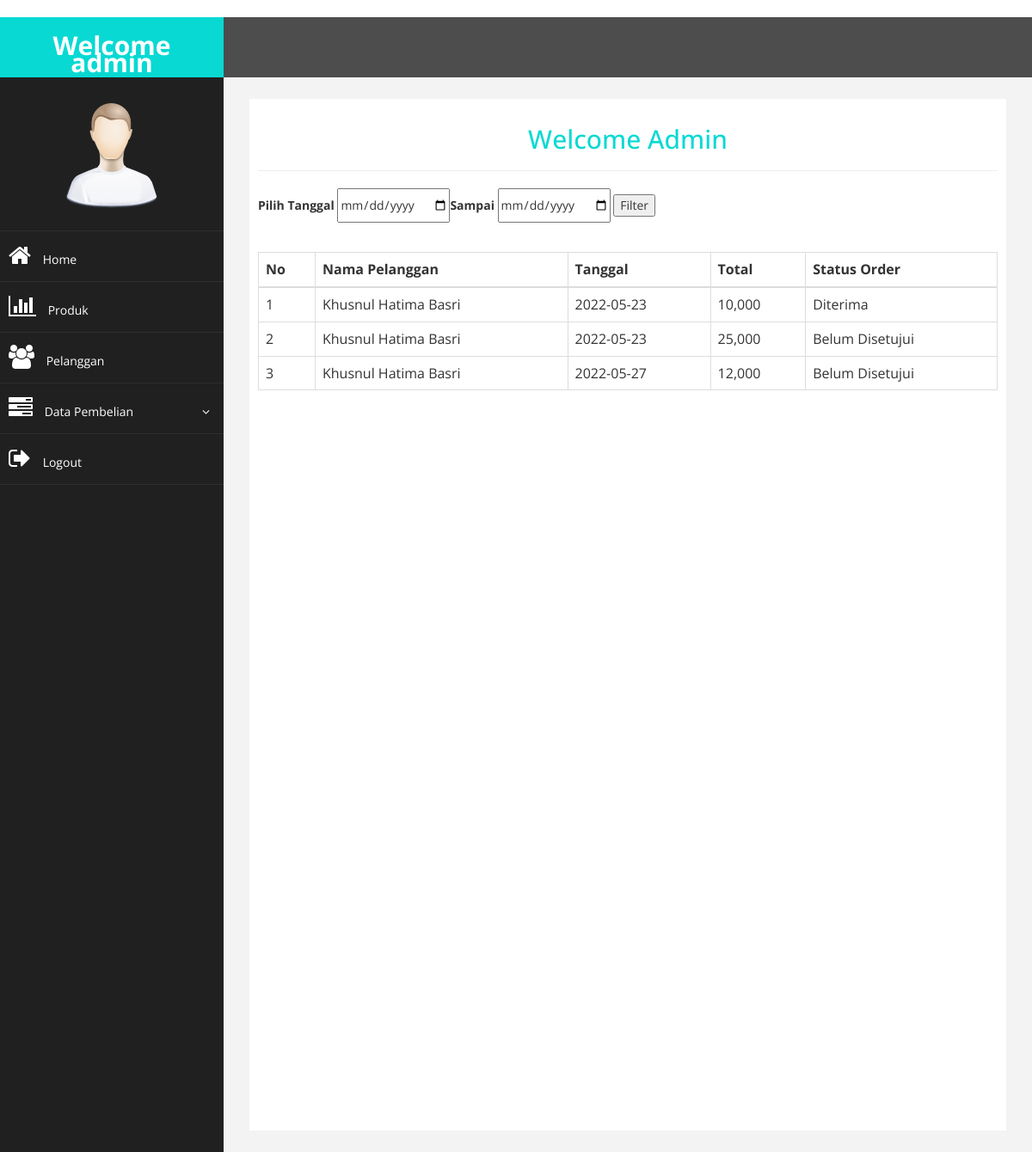
Before: /admin/index.php (signed in) with the older database file.
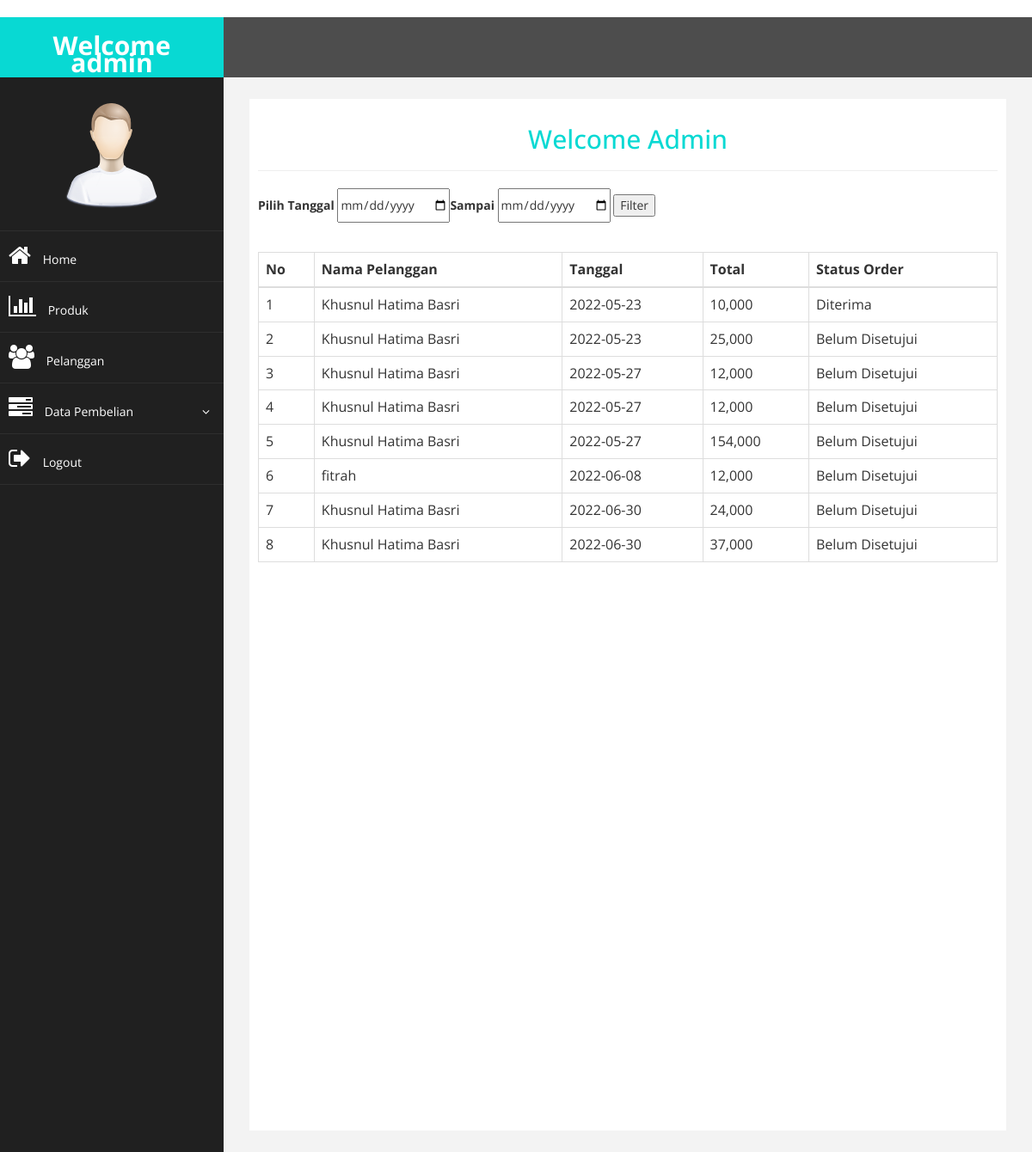
After: the same page with the newer database file.
### tables this page shows
CREATE TABLE `pembelian` (
  `id_pembelian` int(11) NOT NULL,
  `id_pelanggan` int(11) NOT NULL,
  `tanggal_pembelian` date NOT NULL,
  `status_pembelian` varchar(50) NOT NULL,
  `total_pembelian` int(11) NOT NULL
);

CREATE TABLE `pelanggan` (
  `id_pelanggan` int(10) NOT NULL,
  `email_pelanggan` varchar(100) NOT NULL,
  `password_pelanggan` varchar(50) NOT NULL,
  `nama_pelanggan` varchar(100) NOT NULL,
  `telepon_pelanggan` varchar(25) NOT NULL,
  `alamat_pelanggan` text NOT NULL
);

### admin/home.php (the view)
<h2><center>Welcome Admin</center></h2>
<hr>
<form method ="GET">
<label>Pilih Tanggal</label>
<input type="date" name="drtanggal"><label>Sampai</label>
<input type="date" name="sptanggal">
<input type="submit" value="Filter" name="filter">
</form><br>
<table class="table table-bordered">
  <thead>
    <tr>
      <th>No</th>
      <th>Nama Pelanggan</th>
      <th>Tanggal</th>
      <th>Total</th>
      <th>Status Order</th>
    </tr>
  </thead>
  <?php $nomor=1;
  if (isset($_GET['filter'])){
  $drtanggal =$_GET['drtanggal'];
  $sptanggal =$_GET['sptanggal'];
 $ambil = $koneksi->query("SELECT * FROM pembelian JOIN pelanggan ON pembelian.id_pelanggan = pelanggan.id_pelanggan WHERE pembelian.tanggal_pembelian BETWEEN '$drtanggal' AND '$sptanggal' ORDER BY pembelian.tanggal_pembelian ");
 }else{
 $ambil = $koneksi->query("SELECT * FROM pembelian JOIN pelanggan ON pembelian.id_pelanggan = pelanggan.id_pelanggan ORDER BY pembelian.tanggal_pembelian ");
 }?>
  <?php while ($pecah = $ambil->fetch_assoc()) { ?>
  <tr>
    <td><?php echo $nomor; ?></td>
    <td><?php echo $pecah['nama_pelanggan']; ?></td>
    <td><?php echo $pecah['tanggal_pembelian']; ?></td>
    <td><?php echo number_format($pecah['total_pembelian']); ?></td>
    <td><?php echo $pecah['status_pembelian']; ?></td>
  </tr>
  <?php $nomor++; ?>
<?php } ?>
</table>

### admin/index.php (shortened to what this page needs)
<?php
$koneksi = new mysqli("localhost","root","","dbstartup");
 ?>
﻿<!DOCTYPE html>
<html xmlns="http://www.w3.org/1999/xhtml">
<head>
    <link href="assets/css/bootstrap.css" rel="stylesheet" />
    <link href="assets/css/font-awesome.css" rel="stylesheet" />
    <link href="assets/js/morris/morris-0.4.3.min.css" rel="stylesheet" />
    <link href="assets/css/custom.css" rel="stylesheet" />
</head>
<body>
    <div id="wrapper">
        <nav class="navbar navbar-default navbar-cls-top " role="navigation" style="margin-bottom: 0">
            <div class="navbar-header">
                <p class="navbar-brand" href="index.html">Welcome <?php echo $_SESSION['user'] ?></p>
            </div>
  <div style="color: white; padding: 15px 50px 5px 50px; float: right; font-size: 16px;">
 </div>
        </nav>
                <nav class="navbar-default navbar-side" role="navigation">
            <div class="sidebar-collapse">
                <ul class="nav" id="main-menu">
      <li class="text-center"> <img src="assets/img/find_user.png" class="user-image img-responsive"/>
      </li>
      <li><a href="index.php"><i class="fa fa-home fa-2x"></i> Home</a></li>
      <li><a href="index.php?halaman=produk"><i class="fa fa-bar-chart fa-2x"></i>
        Produk</a> </li>
      <li><a href="index.php?halaman=pelanggan"><i class="fa fa-users fa-2x"></i>
        Pelanggan</a></li>
      <li class="sub-menu"><a href="index.php?halaman=pembelian"><i class="fa fa-tasks fa-2x"></i>
        <span>Data Pembelian<span style="padding-left:80px;"><i class="fa fa-angle-down"></i></span></span></a>
      </li>
      <li><a href="index.php?halaman=logout"><i class="fa fa-sign-out fa-2x"></i>
        Logout</a></li>
                </ul>
            </div>
        </nav>
        <div id="page-wrapper" >
            <div id="page-inner">
              <?php
              if (isset($_GET['halaman'])) {
                if ($_GET['halaman']=="produk") {
                  include 'produk.php';
                }
                 elseif ($_GET['halaman']=="pembelian"){
                  include 'pembelian.php';
                }
                elseif ($_GET['halaman']=="pelanggan"){
                  include 'pelanggan.php';
                }
                elseif ($_GET['halaman']=="detail") {
                  include 'detail.php';
                }
                elseif ($_GET['halaman']=="tambahproduk") {
                  include 'tambahproduk.php';
                }
                elseif ($_GET['halaman']=="hapusproduk") {
                  include 'hapusproduk.php';
                }
                elseif ($_GET['halaman']=="ubahproduk") {
                  include 'ubahproduk.php';
                }
				elseif ($_GET['halaman']=="laporan") {
                  include 'laporan.php';
                }
                elseif ($_GET['halaman']=="logout") {
                  include 'logout.php';
                }
                elseif ($_GET['halaman']=="hapuspembelian") {
                  include 'hapuspembelian.php';
                }
                elseif ($_GET['halaman']=="konfirmasipembelian") {
                  include 'konfirmasipembelian.php';
                }
				 elseif ($_GET['halaman']=="beliselesai") {
                  include 'beliselesai.php';
                }
                elseif ($_GET['halaman']=="hapuspelanggan") {
                  include 'hapuspelanggan.php';
                }
              }else
               {
                include 'home.php';
              }
              ?>
            </div>
            </div>
        </div>
</body>
</html>

### admin/assets/css/custom.css (style rules this page uses)
body { font-family: 'Open Sans', sans-serif; }
#wrapper { width: 100%; background:#202020; }
#page-wrapper { padding: 15px 15px; min-height: 600px; background:#F3F3F3; }
#page-inner { width:100%; margin:10px 20px 10px 0px; background-color:#fff!important; padding:10px; min-height:1200px; }
.text-center { text-align:center; }
h2 { color: #08D9D3; }
p { font-size:16px; line-height:25px; padding-top:20px; }
.user-image { margin: 25px auto; -webkit-border-radius: 10px; -moz-border-radius: 10px; border-radius: 10px; max-height:170px; max-width:170px; }
.navbar-cls-top .navbar-brand { color: #fff; background: #08D9D3; width: 260px; padding-top: 23px; text-align: center; height: 60px; font-size: 30px; font-weight: 700; }
.sidebar-collapse , .sidebar-collapse .nav { background:none; }
.sidebar-collapse .nav { padding:0; }
.sidebar-collapse .nav > li > a { color:#fff; background:#202020; text-shadow:none; }
.sidebar-collapse > .nav > li > a { padding:15px 10px; }
.sidebar-collapse > .nav > li { border-bottom: 1px solid rgba(107, 108, 109, 0.19); }
.navbar-side { border:none; background-color: #202020; }
.navbar-cls-top { background:#4D4D4D; border-bottom:none; }
.navbar-default { border:0px solid black; }
.navbar-header { background: #08D9D3; }
.nav > li > a > i { margin-right:10px; }
@media (min-width:768px) { #page-wrapper { margin: 0 0 0 260px; padding: 15px 30px; min-height: 1200px; } }
@media (min-width:768px) { .navbar-side { z-index: 1; position: absolute; width: 260px; } }
@media (min-width:768px) { .navbar { border-radius: 0px; } }

Changed rows visible on the page:
added pembelian: id_pelanggan.nama_pelanggan "Khusnul Hatima Basri", tanggal_pembelian "2022-05-27", total_pembelian "12,000", status_pembelian "Belum Disetujui"
added pembelian: id_pelanggan.nama_pelanggan "Khusnul Hatima Basri", tanggal_pembelian "2022-05-27", total_pembelian "154,000", status_pembelian "Belum Disetujui"
added pembelian: id_pelanggan.nama_pelanggan "fitrah", tanggal_pembelian "2022-06-08", total_pembelian "12,000", status_pembelian "Belum Disetujui"
added pembelian: id_pelanggan.nama_pelanggan "Khusnul Hatima Basri", tanggal_pembelian "2022-06-30", total_pembelian "24,000", status_pembelian "Belum Disetujui"
added pembelian: id_pelanggan.nama_pelanggan "Khusnul Hatima Basri", tanggal_pembelian "2022-06-30", total_pembelian "37,000", status_pembelian "Belum Disetujui"
